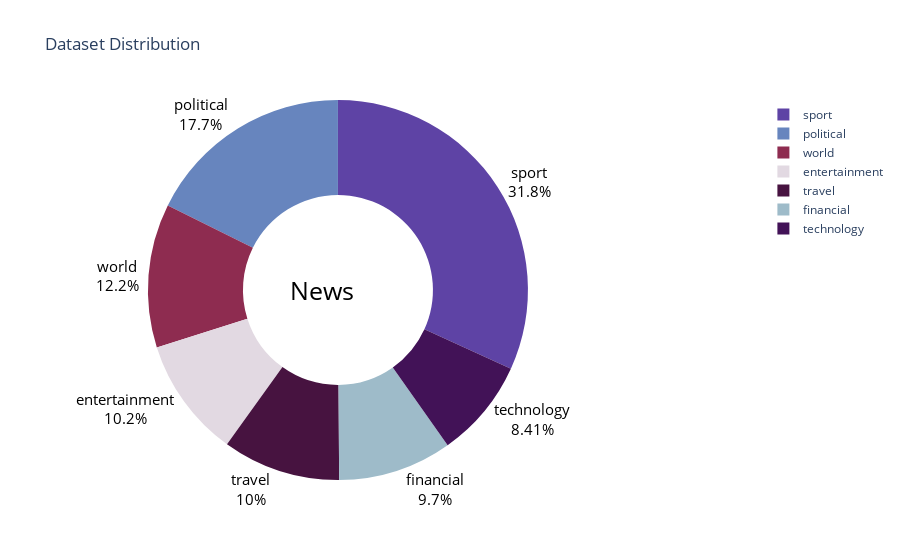

Notebook cell for this chart:
### Markdown cell above
# Exploring the dataset

### Code cell
import plotly.express as px

#count the number of records for each category and store it in a new dataframe
df_process_stats = EDA.count_records_per_label(df_all_news, "Count_Pre_Processing")

fig = {
  "data": [
    {
      "values": df_process_stats['Count_Pre_Processing'],
      "labels": df_process_stats['Category'],
      "textposition": "outside",
      "domain": {"x": [0, .77]},
      "name": "Criticality",
      "marker": {'colors': px.colors.cyclical.Twilight
                },
      "textinfo":"percent+label",
      "textfont": {'color': '#000000', 'size': 15},
      "hole": .5,
      "type": "pie",
      "automargin": False 
    } ],
    "layout": {
        "title":"Dataset Distribution",
        "annotations": [
            {
                "font": {
                    "size": 25,
                    "color": '#000000'
                },
                "showarrow": False,
                "text": "News",
                "x": 0.31,
                "y": 0.5
            }
        ]
    }
}

iplot(fig)

### Figure 1 — Plotly figure (JSON) as saved in the notebook; plotly's stock layout.template omitted (floating-point values rounded to 4 significant figures)
{"data": [{"automargin": false, "domain": {"x": [0, 0.77]}, "hole": 0.5, "labels": ["entertainment", "financial", "political", "sport", "technology", "travel", "world"], "marker": {"colors": ["#e2d9e2", "#9ebbc9", "#6785be", "#5e43a5", "#421257", "#471340", "#8e2c50", "#ba6657", "#ceac94", "#e2d9e2"]}, "name": "Criticality", "textfont": {"color": "#000000", "size": 15}, "textinfo": "percent+label", "textposition": "outside", "type": "pie", "values": [50282, 47851, 87157, 156899, 41476, 49470, 60297]}], "layout": {"annotations": [{"font": {"color": "#000000", "size": 25}, "showarrow": false, "text": "News", "x": 0.31, "y": 0.5}], "title": {"text": "Dataset Distribution"}}}
